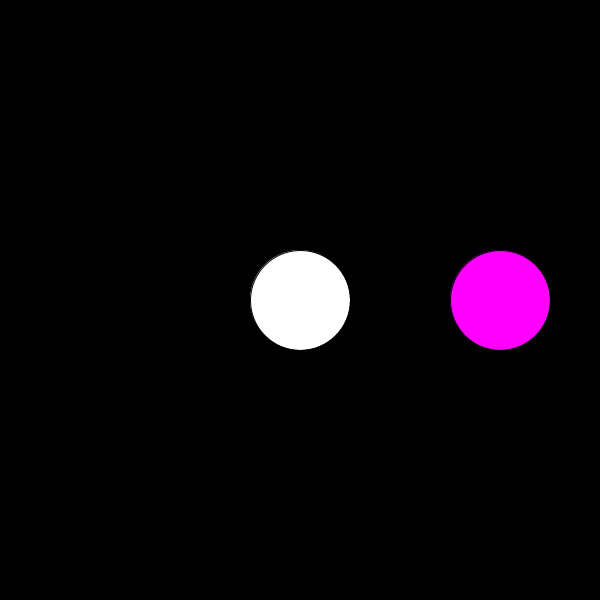
Frame 1 (no input)
Frame 60 (the mouse pressed at the canvas centre just before this capture): identical to frame 1, image omitted
Frame 120 (the mouse held since frame 60 and released just before this capture): identical to frame 1, image omitted

The Processing sketch that drew this single still picture (run headless with seeded random() and noise(); from frame 60 on, the mouse is pressed at the canvas centre):

// Processing sketch: arrays
// ── arrays.pde
// Storing data in and retrieving data from arrays.

// An array is a container for many things of the same type.

// This is an empty array which can hold 2 floats
float[] xPositions = new float[3];

// This is a color array which is given default color values
color[] colors = {#FFFFFF, #FF00FF, #00FF00};

void setup(){
	size (600, 600);

	// To set a value in an array you use its index number in []. The index number starts at 0, not 1
	xPositions[0] = 100;
	xPositions[1] = 300;
	xPositions[2] = 500;
}

void draw(){
	background(0);
	
	// To retrieve a value from an array, use the index between[]
	fill(colors[1]);
	ellipse(xPositions[2], height/2, 100, 100);

	fill(colors[0]);
	ellipse(xPositions[1], height/2, 100, 100);
}
